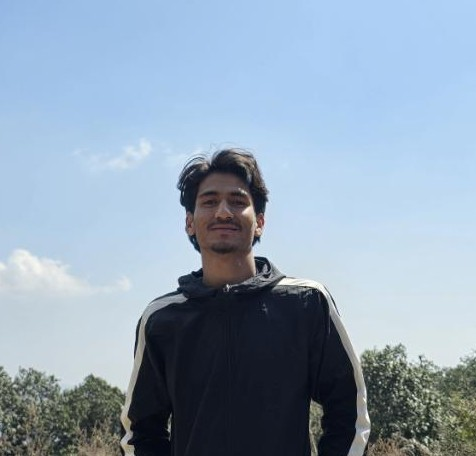
#> input picture semester-5/ip/lab/img/prakash.jpg, 476 x 456 px
$ jupyter execute 'Lab 2 - Gray Level Slicing.ipynb'
#> lines starting #> are read from the running program, lines starting #| are printed output that depends on the picture; after the words box and inside, x2 and y2 are one past the last pixel; in counts of white or black regions, pixels touching at a corner belong together
# Theory

Gray level slicing is a technique used in image processing to highlight specific ranges of intensity values within an image. This can be achieved in two main ways:
- By setting all pixel values within a specified range to a single value (e.g., white) and all others to another value (e.g., black), resulting in a binary image.
- By enhancing (brightening or darkening) the pixel values within the range of interest while leaving the rest of the image unchanged.

This method is particularly useful for emphasizing features in an image that fall within a certain intensity range, making them more visible for analysis.

[cell 1]
#import libraries
import numpy as np
from PIL import Image
import matplotlib.pyplot as plt

[cell 2]
#read the image
# reading image and converting to gray scale
img = Image.open('img/prakash.jpg').convert('L')
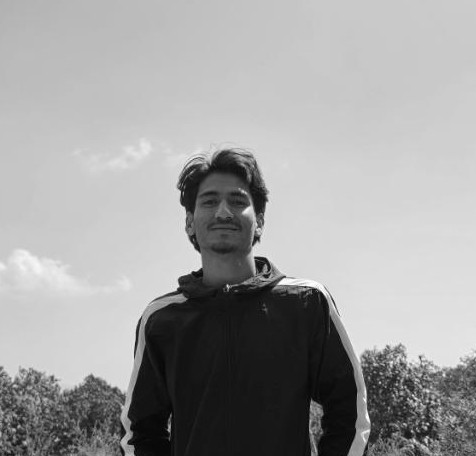
#> img: PIL image 476x456 L; min 1, max 255, mean 159.2
# display image
img

[cell 3]
img = img.resize((400,400), Image.Resampling.LANCZOS)
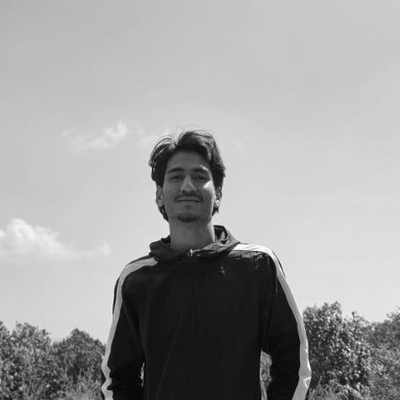
#> img: PIL image 400x400 L; min 0, max 255, mean 159.2
# convert to numpy array
numpy_image = np.array(img)

[cell 4]
numpy_image.shape
row = numpy_image.shape[0]
#> row = 400
column = numpy_image.shape[1]
#> column = 400

#Set all the pixel values with a range of interest to one value (white) and all others to another value (black) produces a binary image.

[cell 5]
new_array = np.zeros(shape=(row,column))

[cell 6]
for i in range(row):
  for j in range(column):
    new_array[i][j] = numpy_image[i][j]

[cell 7]
new_array

[cell 8]
numpy_image

[cell 9]
for i in range(row):
  for j in range(column):
    if((numpy_image[i][j]>100)&(numpy_image[i][j]<150)):
      new_array[i][j] = 255
    else:
      new_array[i][j] = 0
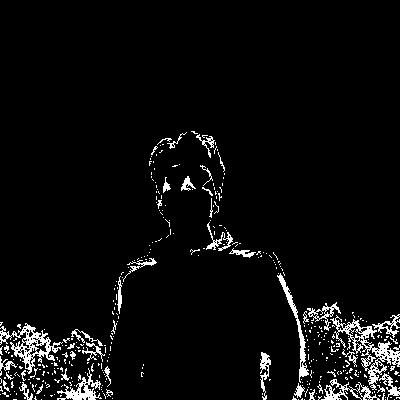
#> new_array: shape (400, 400) float64; 4.7% white in thin lines or dots, all inside (x1, y1, x2, y2) = (0, 131, 400, 400)

[cell 10]
new_array

[cell 11]
gray_level_slicing_image = Image.fromarray(new_array)
gray_level_slicing_image = gray_level_slicing_image.convert("L")
gray_level_slicing_image

-  Brighten(or darken) pixel values in a range of interest and leave all others unchanged.

[cell 12]
new_array2 = np.zeros(shape=(row,column))

[cell 13]
for i in range(row):
  for j in range(column):
    if((numpy_image[i][j]>100)&(numpy_image[i][j]<150)):
      new_array2[i][j] = 0
    else:
      new_array2[i][j] = numpy_image[i][j]
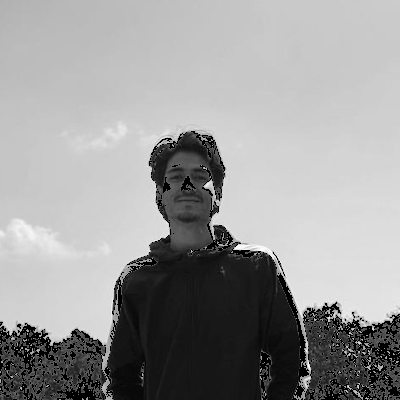
#> new_array2: shape (400, 400) float64; min 0, max 255, mean 153.4

[cell 14]
gray_level_slicing_image2 = Image.fromarray(new_array2)
gray_level_slicing_image2 = gray_level_slicing_image2.convert("L")
#> gray_level_slicing_image2: PIL image 400x400 L
gray_level_slicing_image2
